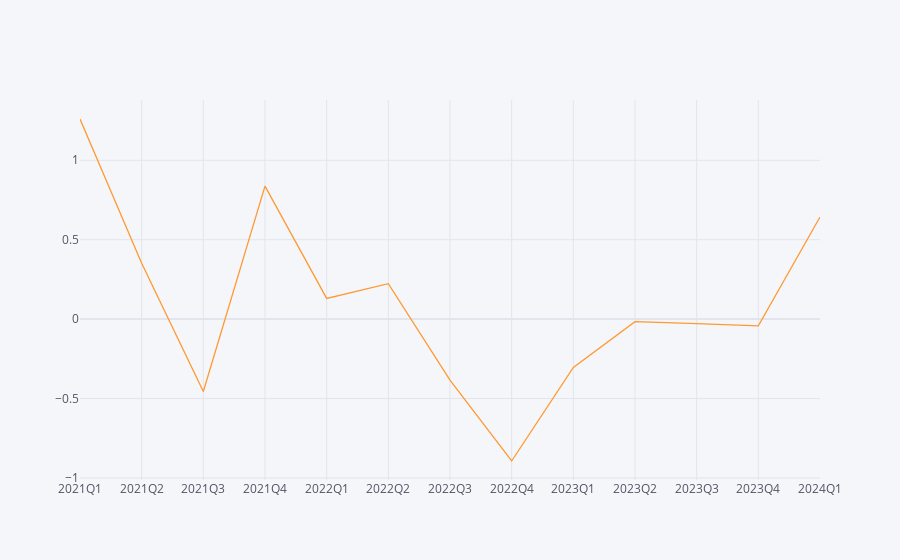
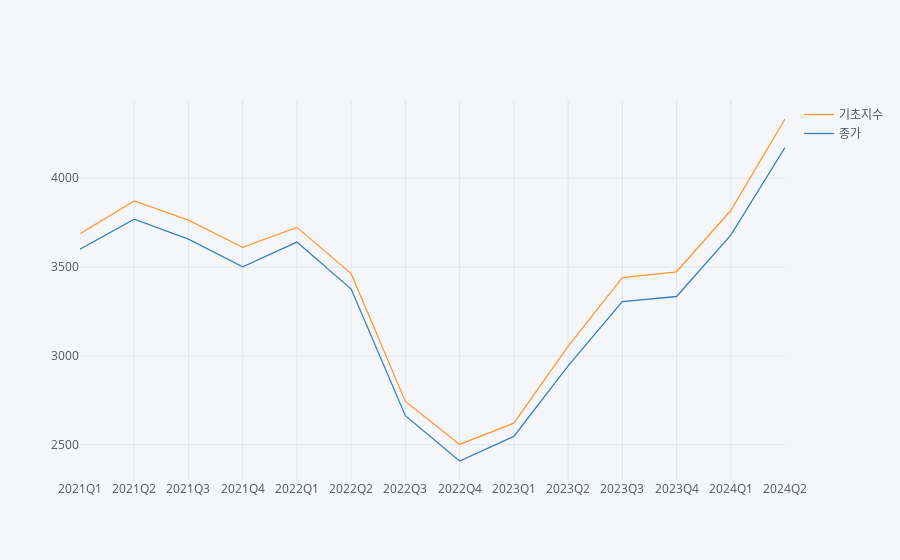
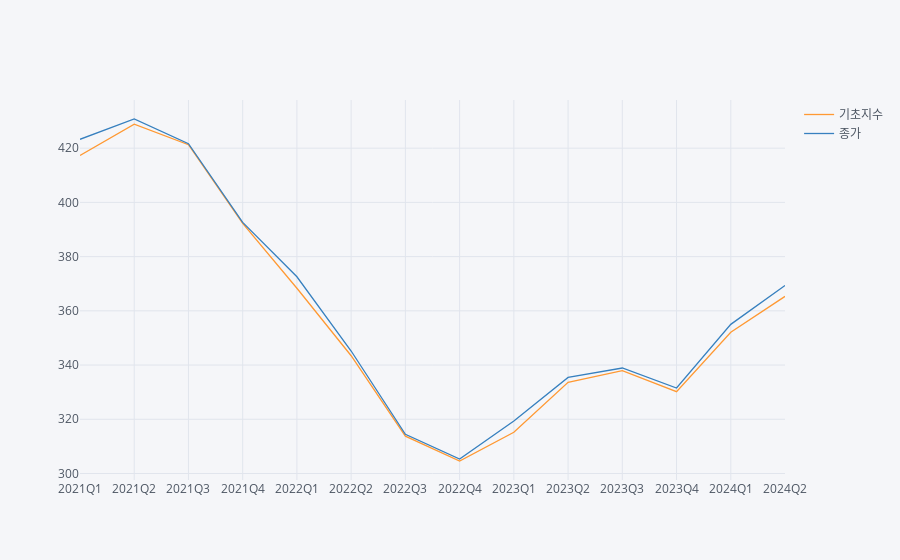

Here is the notebook cell these charts were saved with, in order:
### Code cell
print(gdp['Cycle'].iplot(kind='scatter'))
print(q_temp.iplot(kind='scatter'))
print(kospi.iplot(kind='scatter'))

### Figure 1 — Plotly figure (JSON) as saved in the notebook; plotly's stock layout.template omitted (floating-point values rounded to 4 significant figures)
{"data": [{"line": {"color": "rgba(255, 153, 51, 1.0)", "dash": "solid", "shape": "linear", "width": 1.3}, "mode": "lines", "name": "Cycle", "text": "", "type": "scatter", "x": ["2021Q1", "2021Q2", "2021Q3", "2021Q4", "2022Q1", "2022Q2", "2022Q3", "2022Q4", "2023Q1", "2023Q2", "2023Q3", "2023Q4", "2024Q1"], "y": [1.26, 0.352, -0.4555, 0.8372, 0.1302, 0.2231, -0.3845, -0.8934, -0.3039, -0.01593, -0.02907, -0.04299, 0.6427]}], "layout": {"legend": {"bgcolor": "#F5F6F9", "font": {"color": "#4D5663"}}, "paper_bgcolor": "#F5F6F9", "plot_bgcolor": "#F5F6F9", "title": {"font": {"color": "#4D5663"}}, "xaxis": {"gridcolor": "#E1E5ED", "showgrid": true, "tickfont": {"color": "#4D5663"}, "title": {"font": {"color": "#4D5663"}, "text": ""}, "zerolinecolor": "#E1E5ED"}, "yaxis": {"gridcolor": "#E1E5ED", "showgrid": true, "tickfont": {"color": "#4D5663"}, "title": {"font": {"color": "#4D5663"}, "text": ""}, "zerolinecolor": "#E1E5ED"}}}

### Figure 2 — Plotly figure (JSON) as saved in the notebook; plotly's stock layout.template omitted (floating-point values rounded to 4 significant figures)
{"data": [{"line": {"color": "rgba(255, 153, 51, 1.0)", "dash": "solid", "shape": "linear", "width": 1.3}, "mode": "lines", "name": "기초지수", "text": "", "type": "scatter", "x": ["2021Q1", "2021Q2", "2021Q3", "2021Q4", "2022Q1", "2022Q2", "2022Q3", "2022Q4", "2023Q1", "2023Q2", "2023Q3", "2023Q4", "2024Q1", "2024Q2"], "y": [3687.0, 3873.0, 3764.0, 3611.0, 3724.0, 3463.0, 2744.0, 2502.0, 2622.0, 3053.0, 3440.0, 3474.0, 3819.0, 4334.0]}, {"line": {"color": "rgba(55, 128, 191, 1.0)", "dash": "solid", "shape": "linear", "width": 1.3}, "mode": "lines", "name": "종가", "text": "", "type": "scatter", "x": ["2021Q1", "2021Q2", "2021Q3", "2021Q4", "2022Q1", "2022Q2", "2022Q3", "2022Q4", "2023Q1", "2023Q2", "2023Q3", "2023Q4", "2024Q1", "2024Q2"], "y": [3600.0, 3770.0, 3657.0, 3501.0, 3641.0, 3376.0, 2664.0, 2408.0, 2547.0, 2944.0, 3305.0, 3334.0, 3680.0, 4173.0]}], "layout": {"legend": {"bgcolor": "#F5F6F9", "font": {"color": "#4D5663"}}, "paper_bgcolor": "#F5F6F9", "plot_bgcolor": "#F5F6F9", "title": {"font": {"color": "#4D5663"}}, "xaxis": {"gridcolor": "#E1E5ED", "showgrid": true, "tickfont": {"color": "#4D5663"}, "title": {"font": {"color": "#4D5663"}, "text": ""}, "zerolinecolor": "#E1E5ED"}, "yaxis": {"gridcolor": "#E1E5ED", "showgrid": true, "tickfont": {"color": "#4D5663"}, "title": {"font": {"color": "#4D5663"}, "text": ""}, "zerolinecolor": "#E1E5ED"}}}

### Figure 3 — Plotly figure (JSON) as saved in the notebook; plotly's stock layout.template omitted (floating-point values rounded to 4 significant figures)
{"data": [{"line": {"color": "rgba(255, 153, 51, 1.0)", "dash": "solid", "shape": "linear", "width": 1.3}, "mode": "lines", "name": "기초지수", "text": "", "type": "scatter", "x": ["2021Q1", "2021Q2", "2021Q3", "2021Q4", "2022Q1", "2022Q2", "2022Q3", "2022Q4", "2023Q1", "2023Q2", "2023Q3", "2023Q4", "2024Q1", "2024Q2"], "y": [417.3, 428.8, 421.3, 392.2, 368.3, 343.4, 313.8, 304.6, 315.2, 333.7, 337.9, 330.2, 352.1, 365.3]}, {"line": {"color": "rgba(55, 128, 191, 1.0)", "dash": "solid", "shape": "linear", "width": 1.3}, "mode": "lines", "name": "종가", "text": "", "type": "scatter", "x": ["2021Q1", "2021Q2", "2021Q3", "2021Q4", "2022Q1", "2022Q2", "2022Q3", "2022Q4", "2023Q1", "2023Q2", "2023Q3", "2023Q4", "2024Q1", "2024Q2"], "y": [423.3, 430.8, 421.6, 392.6, 372.6, 345.2, 314.4, 305.3, 319.4, 335.4, 338.9, 331.5, 355.0, 369.4]}], "layout": {"legend": {"bgcolor": "#F5F6F9", "font": {"color": "#4D5663"}}, "paper_bgcolor": "#F5F6F9", "plot_bgcolor": "#F5F6F9", "title": {"font": {"color": "#4D5663"}}, "xaxis": {"gridcolor": "#E1E5ED", "showgrid": true, "tickfont": {"color": "#4D5663"}, "title": {"font": {"color": "#4D5663"}, "text": ""}, "zerolinecolor": "#E1E5ED"}, "yaxis": {"gridcolor": "#E1E5ED", "showgrid": true, "tickfont": {"color": "#4D5663"}, "title": {"font": {"color": "#4D5663"}, "text": ""}, "zerolinecolor": "#E1E5ED"}}}
